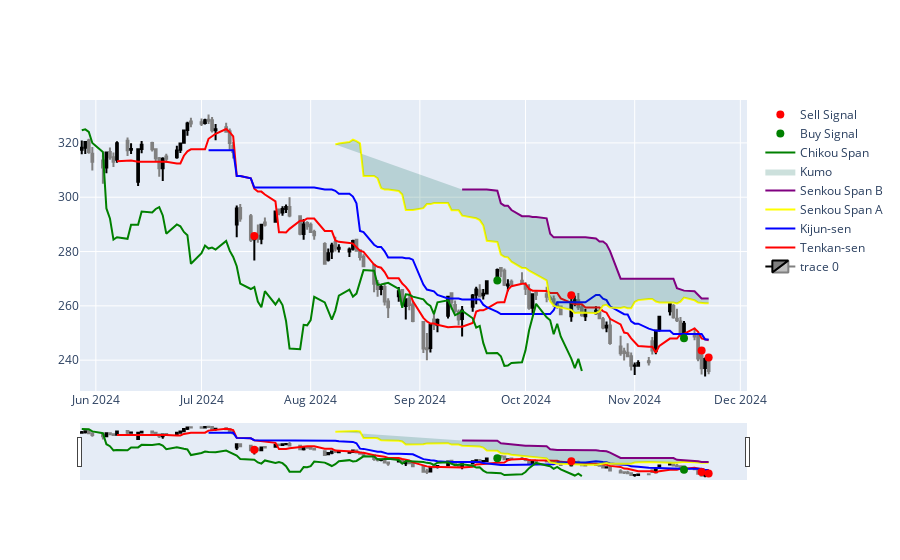

Notebook code for this chart:
### Code cell
import plotly.graph_objects as go

fig = go.Figure(data=[go.Candlestick(x=df.index,
                open=df['Open'],
                high=df['Max'],
                low=df['Min'],
                close=df['Close'],
                increasing_line_color='black',
                decreasing_line_color='grey')])

fig.add_trace(go.Scatter(x=df.index, y=df['Tenkan-sen'], mode='lines', name='Tenkan-sen', line=dict(color='red')))
fig.add_trace(go.Scatter(x=df.index, y=df['Kijun-sen'], mode='lines', name='Kijun-sen', line=dict(color='blue')))

fig.add_trace(go.Scatter(x=df.index, y=df['Senkou Span A'], mode='lines', name='Senkou Span A', line=dict(color='yellow')))
fig.add_trace(go.Scatter(x=df.index, y=df['Senkou Span B'], mode='lines', name='Senkou Span B', line=dict(color='purple')))

fig.add_trace(go.Scatter(x=df.index, y=df['Senkou Span A'], fill='tonexty', fillcolor='rgba(0,100,80,0.2)', line=dict(color='rgba(255,257,255,0)'), name='Kumo'))

fig.add_trace(go.Scatter(x=df.index, y=df['Chikou Span'], mode='lines', name='Chikou Span', line=dict(color='green')))

buySignals = (df['Tenkan-sen'] > df['Kijun-sen']) & (df['Tenkan-sen'].shift(1) <= df['Kijun-sen'].shift(1))
sellSignals = (df['Tenkan-sen'] < df['Kijun-sen']) & (df['Tenkan-sen'].shift(1) >= df['Kijun-sen'].shift(1))

fig.add_trace(go.Scatter(x=df.index[buySignals], y=df['Min'][buySignals], mode='markers', marker=dict(color='green', size=8), name='Buy Signal'))
fig.add_trace(go.Scatter(x=df.index[sellSignals], y=df['Max'][sellSignals], mode='markers', marker=dict(color='red', size=8), name='Sell Signal'))

fig.show()
